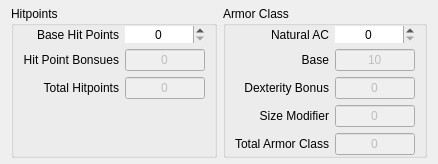
       <widget class="QWidget" name="widget_3" native="true">
        <layout class="QHBoxLayout" name="horizontalLayout_3">
         <property name="topMargin">
          <number>6</number>
         </property>
         <property name="bottomMargin">
          <number>6</number>
         </property>
         <item>
          <widget class="QGroupBox" name="groupBox_2">
           <property name="title">
            <string>Hitpoints</string>
           </property>
           <layout class="QGridLayout" name="gridLayout_3">
            <property name="topMargin">
             <number>0</number>
            </property>
            <property name="bottomMargin">
             <number>0</number>
            </property>
            <item row="2" column="1">
             <widget class="QLineEdit" name="hpTotal">
              <property name="enabled">
               <bool>false</bool>
              </property>
              <property name="minimumSize">
               <size>
                <width>80</width>
                <height>0</height>
               </size>
              </property>
              <property name="maximumSize">
               <size>
                <width>80</width>
                <height>16777215</height>
               </size>
              </property>
              <property name="text">
               <string>0</string>
              </property>
              <property name="alignment">
               <set>Qt::AlignCenter</set>
              </property>
             </widget>
            </item>
            <item row="0" column="1">
             <widget class="QSpinBox" name="hpBase">
              <property name="minimumSize">
               <size>
                <width>80</width>
                <height>0</height>
               </size>
              </property>
              <property name="maximumSize">
               <size>
                <width>80</width>
                <height>16777215</height>
               </size>
              </property>
              <property name="frame">
               <bool>false</bool>
              </property>
              <property name="alignment">
               <set>Qt::AlignCenter</set>
              </property>
              <property name="maximum">
               <number>2147483647</number>
              </property>
             </widget>
            </item>
            <item row="2" column="0">
             <widget class="QLabel" name="label_16">
              <property name="text">
               <string>Total Hitpoints</string>
              </property>
              <property name="alignment">
               <set>Qt::AlignRight|Qt::AlignTrailing|Qt::AlignVCenter</set>
              </property>
             </widget>
            </item>
            <item row="0" column="0">
             <widget class="QLabel" name="label_14">
              <property name="text">
               <string>Base Hit Points</string>
              </property>
              <property name="alignment">
               <set>Qt::AlignRight|Qt::AlignTrailing|Qt::AlignVCenter</set>
              </property>
             </widget>
            </item>
            <item row="3" column="0">
             <spacer name="verticalSpacer">
              <property name="orientation">
               <enum>Qt::Vertical</enum>
              </property>
              <property name="sizeHint" stdset="0">
               <size>
                <width>20</width>
                <height>40</height>
               </size>
              </property>
             </spacer>
            </item>
            <item row="1" column="1">
             <widget class="QLineEdit" name="hpBonuses">
              <property name="enabled">
               <bool>false</bool>
              </property>
              <property name="minimumSize">
               <size>
                <width>80</width>
                <height>0</height>
               </size>
              </property>
              <property name="maximumSize">
               <size>
                <width>80</width>
                <height>16777215</height>
               </size>
              </property>
              <property name="text">
               <string>0</string>
              </property>
              <property name="alignment">
               <set>Qt::AlignCenter</set>
              </property>
             </widget>
            </item>
            <item row="1" column="0">
             <widget class="QLabel" name="label_15">
              <property name="text">
               <string>Hit Point Bonsues</string>
              </property>
              <property name="alignment">
               <set>Qt::AlignRight|Qt::AlignTrailing|Qt::AlignVCenter</set>
              </property>
             </widget>
            </item>
           </layout>
          </widget>
         </item>
         <item>
          <widget class="QGroupBox" name="groupBox_3">
           <property name="title">
            <string>Armor Class</string>
           </property>
           <layout class="QGridLayout" name="gridLayout_4">
            <property name="topMargin">
             <number>0</number>
            </property>
            <property name="bottomMargin">
             <number>0</number>
            </property>
            <item row="3" column="1">
             <widget class="QLineEdit" name="acSize">
              <property name="enabled">
               <bool>false</bool>
              </property>
              <property name="minimumSize">
               <size>
                <width>80</width>
                <height>0</height>
               </size>
              </property>
              <property name="maximumSize">
               <size>
                <width>80</width>
                <height>16777215</height>
               </size>
              </property>
              <property name="text">
               <string>0</string>
              </property>
              <property name="alignment">
               <set>Qt::AlignCenter</set>
              </property>
             </widget>
            </item>
            <item row="2" column="0">
             <widget class="QLabel" name="label_35">
              <property name="text">
               <string>Dexterity Bonus</string>
              </property>
              <property name="alignment">
               <set>Qt::AlignRight|Qt::AlignTrailing|Qt::AlignVCenter</set>
              </property>
             </widget>
            </item>
            <item row="1" column="0">
             <widget class="QLabel" name="label_17">
              <property name="text">
               <string>Base</string>
              </property>
              <property name="alignment">
               <set>Qt::AlignRight|Qt::AlignTrailing|Qt::AlignVCenter</set>
              </property>
             </widget>
            </item>
            <item row="1" column="1">
             <widget class="QLineEdit" name="acBase">
              <property name="enabled">
               <bool>false</bool>
              </property>
              <property name="minimumSize">
               <size>
                <width>80</width>
                <height>0</height>
               </size>
              </property>
              <property name="maximumSize">
               <size>
                <width>80</width>
                <height>16777215</height>
               </size>
              </property>
              <property name="text">
               <string>10</string>
              </property>
              <property name="alignment">
               <set>Qt::AlignCenter</set>
              </property>
             </widget>
            </item>
            <item row="0" column="0">
             <widget class="QLabel" name="label_26">
              <property name="text">
               <string>Natural AC</string>
              </property>
              <property name="alignment">
               <set>Qt::AlignRight|Qt::AlignTrailing|Qt::AlignVCenter</set>
              </property>
             </widget>
            </item>
            <item row="2" column="1">
             <widget class="QLineEdit" name="acDexterity">
              <property name="enabled">
               <bool>false</bool>
              </property>
              <property name="minimumSize">
               <size>
                <width>80</width>
                <height>0</height>
               </size>
              </property>
              <property name="maximumSize">
               <size>
                <width>80</width>
                <height>16777215</height>
               </size>
              </property>
              <property name="text">
               <string>0</string>
              </property>
              <property name="alignment">
               <set>Qt::AlignCenter</set>
              </property>
             </widget>
            </item>
            <item row="0" column="1">
             <widget class="QSpinBox" name="acNatural">
              <property name="minimumSize">
               <size>
                <width>80</width>
                <height>0</height>
               </size>
              </property>
              <property name="maximumSize">
               <size>
                <width>80</width>
                <height>16777215</height>
               </size>
              </property>
              <property name="frame">
               <bool>false</bool>
              </property>
              <property name="alignment">
               <set>Qt::AlignCenter</set>
              </property>
             </widget>
            </item>
            <item row="3" column="0">
             <widget class="QLabel" name="label_36">
              <property name="text">
               <string>Size Modifier</string>
              </property>
              <property name="alignment">
               <set>Qt::AlignRight|Qt::AlignTrailing|Qt::AlignVCenter</set>
              </property>
             </widget>
            </item>
            <item row="4" column="0">
             <widget class="QLabel" name="label_37">
              <property name="text">
               <string>Total Armor Class</string>
              </property>
              <property name="alignment">
               <set>Qt::AlignRight|Qt::AlignTrailing|Qt::AlignVCenter</set>
              </property>
             </widget>
            </item>
            <item row="4" column="1">
             <widget class="QLineEdit" name="acTotal">
              <property name="enabled">
               <bool>false</bool>
              </property>
              <property name="minimumSize">
               <size>
                <width>80</width>
                <height>0</height>
               </size>
              </property>
              <property name="maximumSize">
               <size>
                <width>80</width>
                <height>16777215</height>
               </size>
              </property>
              <property name="text">
               <string>0</string>
              </property>
              <property name="alignment">
               <set>Qt::AlignCenter</set>
              </property>
             </widget>
            </item>
           </layout>
          </widget>
         </item>
        </layout>
       </widget>
